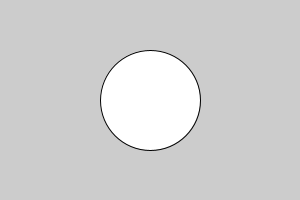
Frame 1 (no input)
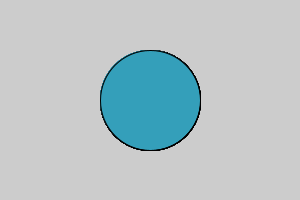
Frame 60 (the mouse pressed at the canvas centre just before this capture)
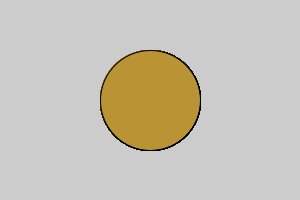
Frame 120 (the mouse held since frame 60 and released just before this capture)

The Processing sketch that drew these frames (run headless with seeded random() and noise(); from frame 60 on, the mouse is pressed at the canvas centre):

// Processing sketch: c_LogicalDot
// ── c_LogicalDot.pde

void setup() {
  
// 1. Set the size of the sketch. Make it 600 pixels square. 
  size(300,200);

}

void draw() {
  
// 2. Draw an ellipse
// Run the program to make sure it works before moving on.
ellipse(150,100, 100,100);

// 3. Change the color of the ellipse when the mouse is pressed.
//    Use the following code, but put your colors where indicated
//    Remember to use the   fill()  command to set colors.

if (mousePressed) {
 
   //  put one color here 
  fill(#ba9434);
} else {
  
   // put a different color here
  fill(#349fba);
}  
  
  
  
}
